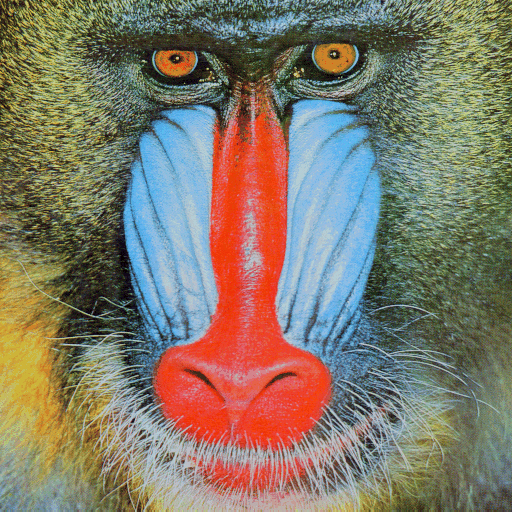
%> input picture mandril_color.tif, 512 x 512 px
$ octave Q25.m   (GNU Octave 9; MATLAB toolbox functions it lacks are replaced by stand-ins)
%> lines starting %> are read from the running program, lines starting %| are printed output that depends on the picture
clear all;

% config
precision = 8;              % Largeur des sous images
coeffCompression = 8;       % Coef
img = imread('mandril_color.tif');
%> img is the input picture: size 512x512x3 uint8; mean R, G, B 129.6, 121.6, 105.2
% save current block
imagette = dct2(img(1:8,1:8));
%> imagette = [661.4 90.93 -77.89 25.06 -64.37 -20.08 44.85 -19.26; -14.76 34.14 94.13 103.3 41.6 -47.51 -91.11 48.68; 12.91 -30.35 -58.9 15.45 109.1 68.2 -8.31 -28.31; 34.62 34.42 8.51 -3.03 -8.39 42.89 54.96 52.68; 36.88 -3.44 -12.6 31.69 11.63 -4.05 15.64 -6.57; 3.05 -26.97 -35.03 16.28 -6.59 13.84 45.36 -27.15; -5.75 0.508 -7.06 -1.62 20.7 12.89 13.4 30.96; 4.91 -1.43 15.69 0.0816 15.73 8.13 -14.86 9.56]
% matrice -> colonne
vect = imagette(:);
%> vect = 64 values, max 661.4 at index 1, min -91.11 at index 50, mean 19.68
% Trie des valeurs absolues
[elems, vect_pos] = sort(abs(vect));
%> elems = 64 values from 0.0816 to 661.4; vect_pos = 64 values, max 64 at index 18, min 1 at index 64, mean 32.5
% On cr殚 le vecteur (1...1) de taille 8x8 et
% on annulera ensuite tous les termes situ閟 aux positions 64-Q
vect_dim = ones(1,precision*precision);
for p=1:1:length(vect)-coeffCompression
    vect_dim(:, vect_pos(p,1)) = 0;
end
%> after the loop, vect_dim = 64 values, max 1 at index 1, min 0 at index 2, mean 0.125
% Transformation matrices lignes en matrice 8x8
mat_origin = col2im(vect, [1 1], [precision precision]);
%> mat_origin has the same summary as imagette
mat_dim = col2im(vect_dim, [1 1], [precision precision]);
%> mat_dim = [1 1 1 0 0 0 0 0; 0 0 1 1 0 0 1 0; 0 0 0 0 1 1 0 0; 0 0 0 0 0 0 0 0; 0 0 0 0 0 0 0 0; 0 0 0 0 0 0 0 0; 0 0 0 0 0 0 0 0; 0 0 0 0 0 0 0 0]
% update final Image
compressedBlock(1:8, 1:8) = idct2(mat_origin.*mat_dim);


% AFFICHAGE
subplot(1,4,1);
imshow(img(1:8,1:8));
title(["", "Bloc original"], 'FontSize', 10);

subplot(1,4,2);
imshow(imagette);
title(["", "DCT avant compression"], 'FontSize', 10);

subplot(1,4,3);
imshow(mat_origin.*mat_dim);
title(["", "DCT apres compression"], 'FontSize', 10);

subplot(1,4,4);
imshow(uint8(compressedBlock));
title(["", "Image compress閑 "], 'FontSize', 10);
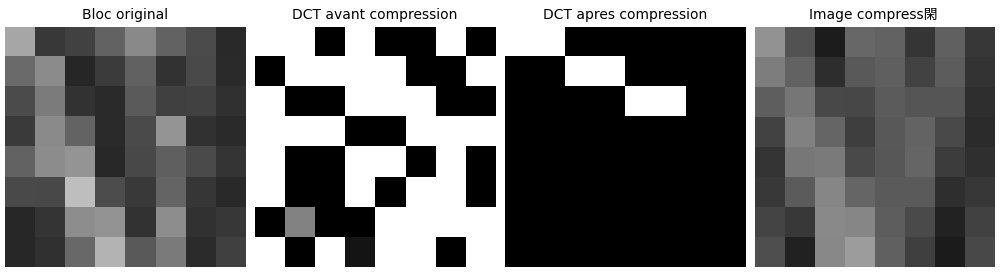
%> figure redrawn from the program's plot data, 4 panels

$ run again, with milo.tif copied over mandril_color.tif
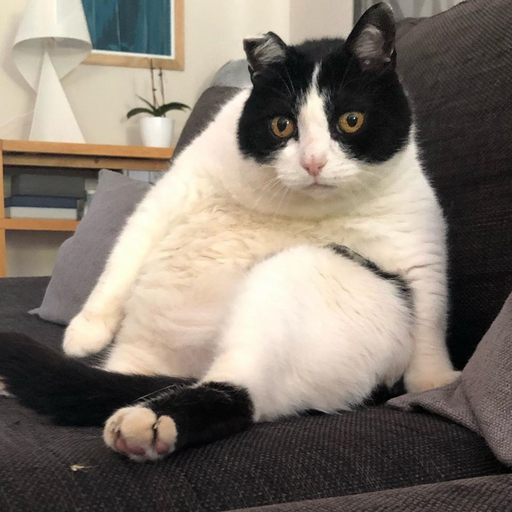
%> input picture milo.tif, 512 x 512 px
%> img is the input picture: size 512x512x3 uint8; mean R, G, B 129.2, 119.7, 109.5
%> imagette = [1891.1 -2.29 -0.586 2.76 -0.125 -0.307 -0.434 0.605; 2.86 -0.459 1.47 0.761 0.915 1.77 -0.799 -0.023; 1.64 1.14 -0.14 -0.863 0.0116 -0.38 -0.0152 0.394; 0.604 1.59 -0.724 -1.13 0.0402 -0.032 -0.176 0.0802; -0.125 -1.47 1.05 0.572 -0.375 0.533 0.243 -0.166; 0.253 0.0966 0.891 0.0716 -0.549 0.274 0.587 -0.355; -0.275 1.87 -0.515 -1.09 -0.952 -0.645 0.39 0.44; 0.442 0.581 -0.15 0.175 0.415 0.585 0.324 0.313]
%> vect = 64 values, max 1891.1 at index 1, min -2.29 at index 9, mean 29.73
%> elems = 64 values from 0.0116 to 1891.1; vect_pos = 64 values, max 64 at index 21, min 1 at index 64, mean 32.5
%> after the loop `for p=1:1:length(vect)-coeffCompression`: vect_dim = 64 values, max 1 at index 1, min 0 at index 4, mean 0.125
%> mat_origin has the same summary as imagette
%> mat_dim = [1 1 0 1 0 0 0 0; 1 0 0 0 0 1 0 0; 1 0 0 0 0 0 0 0; 0 1 0 0 0 0 0 0; 0 0 0 0 0 0 0 0; 0 0 0 0 0 0 0 0; 0 1 0 0 0 0 0 0; 0 0 0 0 0 0 0 0]
%> `title(["", "Image compress閑 "], 'FontSize', 10);`:
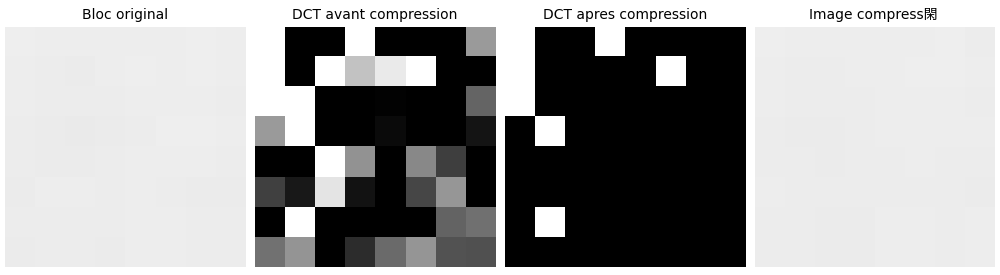
%> figure redrawn from the program's plot data, 4 panels
